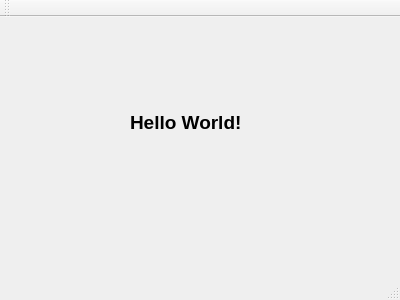
<?xml version="1.0" encoding="UTF-8"?>
<ui version="4.0">
 <class>MainWindow</class>
 <widget class="QMainWindow" name="MainWindow">
  <property name="geometry">
   <rect>
    <x>0</x>
    <y>0</y>
    <width>400</width>
    <height>300</height>
   </rect>
  </property>
  <property name="windowTitle">
   <string>MainWindow</string>
  </property>
  <widget class="QWidget" name="centralWidget">
   <widget class="QLabel" name="label">
    <property name="geometry">
     <rect>
      <x>130</x>
      <y>80</y>
      <width>141</width>
      <height>51</height>
     </rect>
    </property>
    <property name="text">
     <string>&lt;html&gt;&lt;head/&gt;&lt;body&gt;&lt;p&gt;&lt;span style=&quot; font-size:14pt; font-weight:600;&quot;&gt;Hello World!&lt;/span&gt;&lt;/p&gt;&lt;/body&gt;&lt;/html&gt;</string>
    </property>
    <property name="wordWrap">
     <bool>false</bool>
    </property>
   </widget>
  </widget>
  <widget class="QMenuBar" name="menuBar">
   <property name="geometry">
    <rect>
     <x>0</x>
     <y>0</y>
     <width>400</width>
     <height>21</height>
    </rect>
   </property>
  </widget>
  <widget class="QToolBar" name="mainToolBar">
   <attribute name="toolBarArea">
    <enum>TopToolBarArea</enum>
   </attribute>
   <attribute name="toolBarBreak">
    <bool>false</bool>
   </attribute>
  </widget>
  <widget class="QStatusBar" name="statusBar"/>
 </widget>
 <layoutdefault spacing="6" margin="11"/>
 <resources/>
 <connections/>
</ui>
